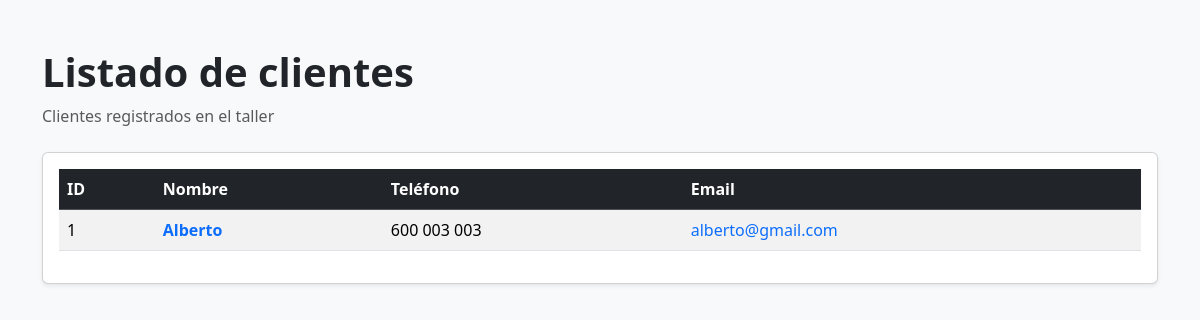
/gestion/clientes/, run on an earlier commit of the app's database.
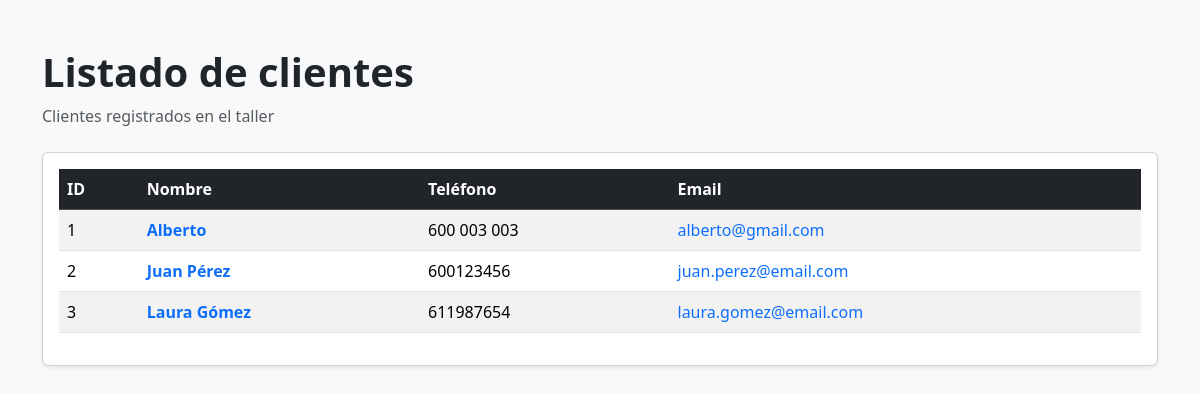
And on a later commit of the database.
### app_gestion_taller/models.py (models this page shows, shortened)
class Cliente(models.Model):
    nombre = models.CharField(max_length=100)
    email = models.EmailField(unique=True)
    telefono = models.CharField(max_length=20)

### app_gestion_taller/views.py (the view)
# urls.py: path('clientes/', listar_clientes, name='lista_clientes'),
def listar_clientes(request):
    if request.method != "GET":
        return JsonResponse({"error": "Método no permitido"}, status=405)
    try:
        listaClientes = Cliente.objects.all()
        dirClientes = {'clientes': listaClientes}
        return render(request, 'app_gestion_taller/lista_clientes.html', dirClientes)
    except Cliente.DoesNotExist:
        return JsonResponse({"message": "No hay clientes registrados"}, status=404)

### templates/app_gestion_taller/lista_clientes.html (shortened to what this page needs)
<!DOCTYPE html>
<html lang="es">
<head>
    <link href="https://cdn.jsdelivr.net/npm/bootstrap@5.3.3/dist/css/bootstrap.min.css" rel="stylesheet">
</head>
<body class="bg-light">
<div class="container mt-5">
    <div class="mb-4">
        <h1 class="fw-bold">Listado de clientes</h1>
        <p class="text-muted">Clientes registrados en el taller</p>
    </div>
    <div class="card shadow-sm">
        <div class="card-body">
            {% if clientes %}
            <div class="table-responsive">
                <table class="table table-striped table-hover align-middle">
                    <thead class="table-dark">
                        <tr>
                            <th>ID</th>
                            <th>Nombre</th>
                            <th>Teléfono</th>
                            <th>Email</th>
                        </tr>
                    </thead>
                    <tbody>
                        {% for cliente in clientes %}
                        <tr>
                            <td>{{ cliente.id }}</td>
                            <td>
                                <a href="{% url 'buscar_cliente_id' cliente.id %}"
                                   class="text-decoration-none fw-semibold">
                                   {{ cliente.nombre }}
                                </a>
                            </td>
                            <td>{{ cliente.telefono }}</td>
                            <td>
                                <a href="mailto:{{ cliente.email }}" class="text-decoration-none">
                                    {{ cliente.email }}
                                </a>
                            </td>
                        </tr>
                        {% endfor %}
                    </tbody>
                </table>
            </div>
            {% else %}
            <div class="alert alert-info">
                No hay clientes registrados en el sistema.
            </div>
            {% endif %}
        </div>
    </div>
</div>
</body>
</html>

What changed in the data, as far as the page shows it:
added Cliente: id "2", nombre "Juan Pérez", telefono "600123456", email "juan.perez@email.com"
added Cliente: id "3", nombre "Laura Gómez", telefono "611987654", email "laura.gomez@email.com"
